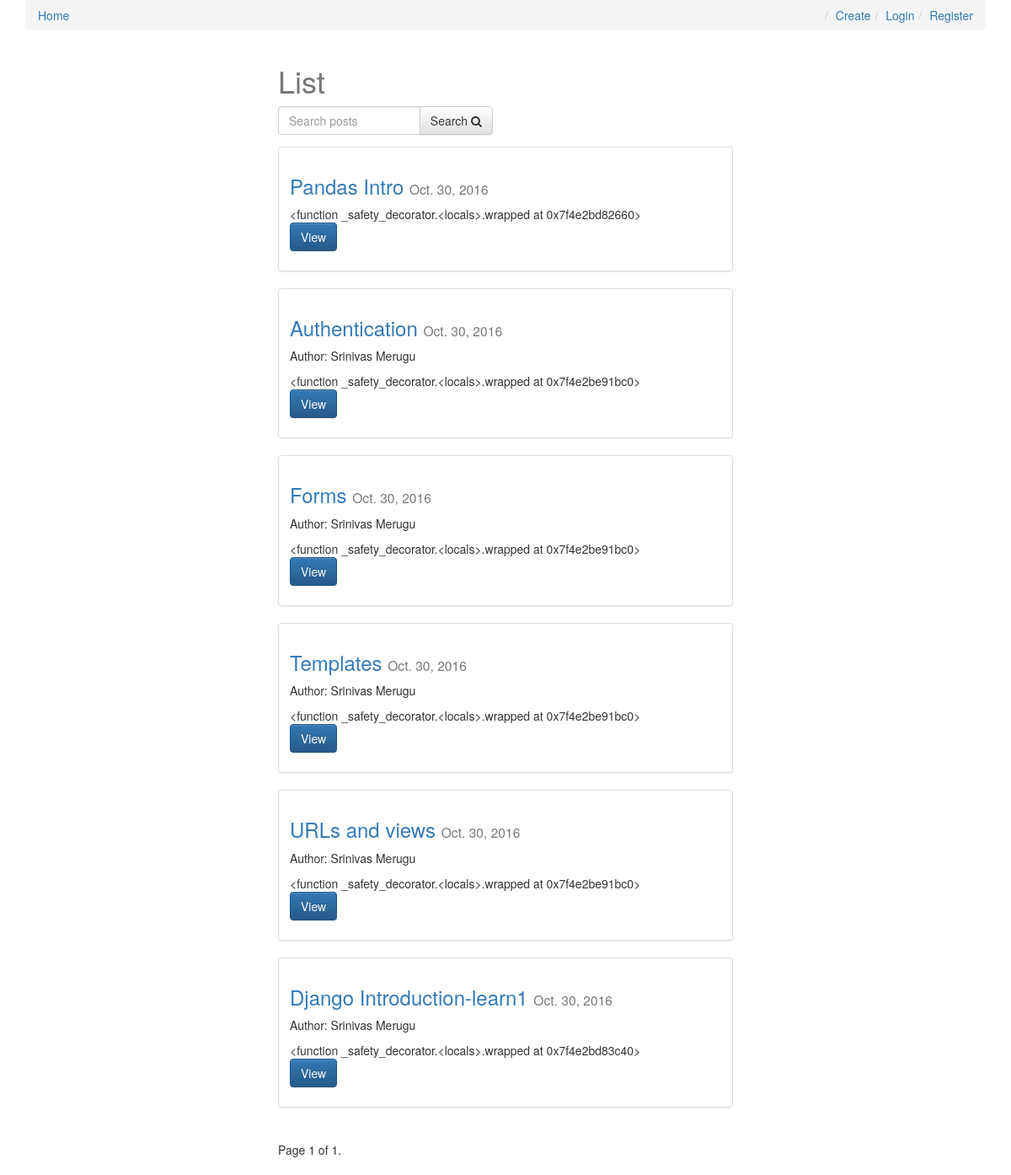
The page / on the database its author committed.
### posts/models.py (models this page shows, shortened)
class Post(models.Model):
    user = models.ForeignKey(settings.AUTH_USER_MODEL, default=1)
    title = models.CharField(max_length=120)
    slug = models.SlugField(unique=True)
    image = models.ImageField(upload_to=upload_location,
            null=True,
            blank=True,
            width_field="width_field",
            height_field="height_field")
    height_field = models.IntegerField(default=0)
    width_field = models.IntegerField(default=0)
    content = models.TextField()
    draft = models.BooleanField(default=False)
    publish = models.DateField(auto_now=False, auto_now_add=False)
    read_time =  models.IntegerField(default=0) # models.TimeField(null=True, blank=True) #assume minutes
    updated = models.DateTimeField(auto_now=True, auto_now_add=False)
    timestamp = models.DateTimeField(auto_now=False, auto_now_add=True)
    objects = PostManager()
    def get_absolute_url(self):
        return reverse("posts:detail", kwargs={"slug": self.slug})
    class Meta:
        ordering = ["-timestamp", "-updated"]
    def get_markdown(self):
        content = self.content
        markdown_text = markdown(content)
        return mark_safe(markdown_text)

### posts/views.py (the view, shortened to what this page needs)
# urls.py: url(r'^$', post_list, name='list'),
def post_list(request):
	today = timezone.now().date()
	queryset_list = Post.objects.active() #.order_by("-timestamp")
	if request.user.is_staff or request.user.is_superuser:
		queryset_list = Post.objects.all()
	query = request.GET.get("q")
	paginator = Paginator(queryset_list, 8) # Show 25 contacts per page
	page_request_var = "page"
	page = request.GET.get(page_request_var)
	try:
		queryset = paginator.page(page)
	except PageNotAnInteger:
		queryset = paginator.page(1)
	except EmptyPage:
		queryset = paginator.page(paginator.num_pages)
	context = {
		"object_list": queryset,
		"title": "List",
		"page_request_var": page_request_var,
		"today": today,
	}
	return render(request, "post_list.html", context)

### posts/models.py (called while the page is built)
    def active(self, *args, **kwargs):
        return super(PostManager, self).filter(draft=False).filter(publish__lte=timezone.now())

### templates/post_list.html (shortened to what this page needs)
{% extends "base.html" %}
{% block content %}
<div class='col-sm-6 col-sm-offset-3'>
    <h1>{{ title }}</h1>
<form method='GET' action='' class='row'>
        <div class='col-sm-6'>
            <div class='input-group'>
                <input class='form-control' type='text' name='q' placeholder='Search posts' value='{{ request.GET.q }}'/>
                <span class='input-group-btn'>
                    <button class='btn btn-default' type='submit'>Search <i class="fa fa-search"></i></button>
                </span>
            </div>
        </div>
</form>
{% for obj in object_list %}
<div class="row">
  <div class="col-sm-12">
    <div class="thumbnail">
      <div class="caption post-detail-item">
        <h3><a href='{{ obj.get_absolute_url }}'>{{ obj.title }}</a> <small>{{ obj.publish }}</small></h3>
        {% if obj.user.get_full_name %}<p>Author: {{ obj.user.get_full_name }}</p>{% endif %}
        {{ obj.get_markdown|truncatechars_html:120 }}
        <p><a href="{{ obj.get_absolute_url }}" class="btn btn-primary" role="button">View</a></p>
      </div>
    </div>
  </div>
</div>
{% endfor %}
<div class="pagination">
    <span class="step-links">
        <span class="current">
            Page {{ object_list.number }} of {{ object_list.paginator.num_pages }}.
        </span>
    </span>
</div>
</div>
{% endblock content %}

### static/css/base.css (style rules this page uses)
h1 { color: #777777; }

### rows shown on the page
Post: title "Pandas Intro", publish "Oct. 30, 2016", get_markdown "<function _safety_decorator.<locals>.wrapped at 0x7f4e2bd82660>"
Post: title "Authentication", publish "Oct. 30, 2016", user.get_full_name "Srinivas Merugu", get_markdown "<function _safety_decorator.<locals>.wrapped at 0x7f4e2be91bc0>"
Post: title "Forms", publish "Oct. 30, 2016", user.get_full_name "Srinivas Merugu", get_markdown "<function _safety_decorator.<locals>.wrapped at 0x7f4e2be91bc0>"
Post: title "Templates", publish "Oct. 30, 2016", user.get_full_name "Srinivas Merugu", get_markdown "<function _safety_decorator.<locals>.wrapped at 0x7f4e2be91bc0>"
Post: title "URLs and views", publish "Oct. 30, 2016", user.get_full_name "Srinivas Merugu", get_markdown "<function _safety_decorator.<locals>.wrapped at 0x7f4e2be91bc0>"
Post: title "Django Introduction-learn1", publish "Oct. 30, 2016", user.get_full_name "Srinivas Merugu", get_markdown "<function _safety_decorator.<locals>.wrapped at 0x7f4e2bd83c40>"

### other values the page prints
{{ title }} "List"
{{ object_list.number }} "1"
{{ object_list.paginator.num_pages }} "1"
